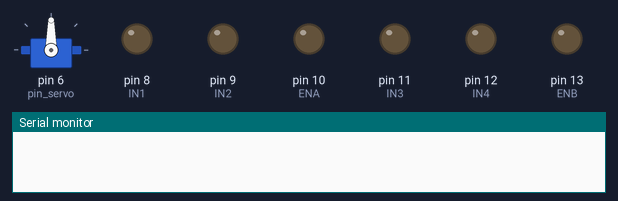
The sketch below on a simulated Arduino Uno, built with avr-gcc and run on an emulated ATmega328P. Shown: servo, output pins drawn as LEDs (lit = HIGH), the last lines printed to the serial monitor.

Above: at 0.05 s.
At 6.25 s:
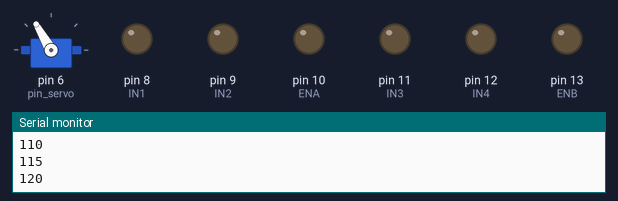
At 9.35 s:
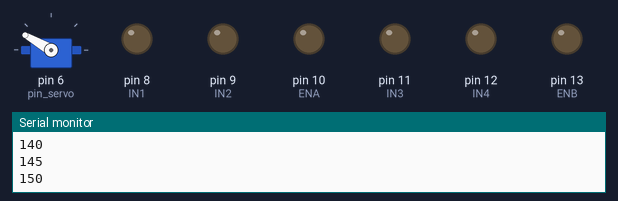
At 12.5 s:
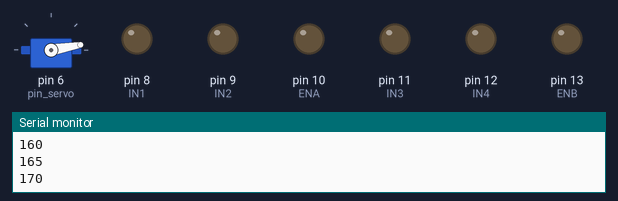
Timing chart, 0 to 16.3 s (numbered marks = the images above):
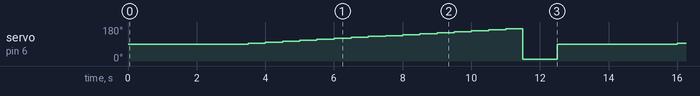

The sketch:

test1_servoMoteur.ino
```cpp
#include <Servo.h>

/* Variables servo */
Servo myservo;
int pin_servo = 6;
int position = 90;
int angle_depart = 170; //max 180
int angle_final = 10; // min 0
int increment = 5;
/**/

/* Carte Driver ..*/
/* Moteur Droite*/
const byte ENA=10;// PWM
const byte IN1=8;// Dir   1A
const byte IN2=9; // 2A

/* Moteur Gauche*/
const byte ENB=13;// PWM
const byte IN4=12;// Dir  1B
const byte IN3=11; // 2B

int vitesseENA = 80; // roue gauche
int vitesseENB = 110; // roue droite
/**/

void setup() {
  Serial.begin(115200);
  myservo.attach(pin_servo);  // attache le servo au pin spécifié sur l'objet

  for(int i =8;i<14;i++)
  {
    pinMode(i,OUTPUT); // PINs en sortie
  }

  digitalWrite(IN1,0);
  digitalWrite(IN2,0);
  digitalWrite(IN3,0);
  digitalWrite(IN4,0);

  analogWrite(ENA,0);
  analogWrite(ENB,0);
}

void loop() {

  //myservo.write(angle_depart);
  myservo.write(position);
  delay(3000);

  for(int pos = position; pos<=angle_depart; pos += increment){
    myservo.write(pos);

    Serial.println(myservo.read());
    delay(500);
  }

  /*for(int pos = angle_depart; pos>=position; pos -= increment){
    myservo.write(pos);

    Serial.println(myservo.read());
    delay(500);
  }*/

  myservo.write(angle_final);
  delay(1000);
}

void arret()
{
        digitalWrite(IN1,HIGH);
        digitalWrite(IN2, HIGH);
        digitalWrite(IN3,HIGH);
        digitalWrite(IN4, HIGH);
}

void Backward()
{
        digitalWrite(IN1,LOW);
        digitalWrite(IN2, HIGH);
        digitalWrite(IN3,LOW);
        digitalWrite(IN4, HIGH);
        analogWrite(ENA,vitesseENA);
        analogWrite(ENB,vitesseENB);
}

void Forward()
{
        digitalWrite(IN1,HIGH);
        digitalWrite(IN2, LOW);
        digitalWrite(IN3,HIGH);
        digitalWrite(IN4, LOW);
        analogWrite(ENA,vitesseENA);
        analogWrite(ENB,vitesseENB);
}

void Turn_left()
{
        digitalWrite(IN1,HIGH);
        digitalWrite(IN2, LOW);
        digitalWrite(IN3,HIGH);
        digitalWrite(IN4, HIGH);
        analogWrite(ENA,vitesseENA);
}

void Turn_right()
{
        digitalWrite(IN1,HIGH);
        digitalWrite(IN2, HIGH);
        digitalWrite(IN3,HIGH);
        digitalWrite(IN4, LOW);
        analogWrite(ENB,vitesseENB);
}
```

Measured:
- by itself, servo on pin 6 (pin_servo): repeats every 12.5 s: 100° 0.50 s, 105° 0.50 s, 110° 0.50 s, 115° 0.50 s, 120° 0.50 s, 125° 0.50 s, 130° 0.50 s, 135° 0.50 s, 140° 0.50 s, 145° 0.50 s, 150° 0.50 s, 155° 0.50 s, 160° 0.50 s, 165° 0.50 s, 170° 0.50 s, 10° 1.0 s, 90° 3.5 s, 95° 0.50 s
